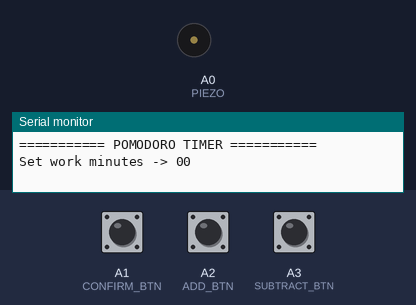
Simulated run of this sketch. Board: Arduino Uno, built with avr-gcc and run on an emulated ATmega328P. Parts: buzzer (waves = sounding), the last lines printed to the serial monitor. Inputs (shaded band) come from the test bench; at power-on: A1 (CONFIRM_BTN) HIGH, A2 (ADD_BTN) HIGH, A3 (SUBTRACT_BTN) HIGH.

Above: at 1.2 s.
1.3 s: A1 (CONFIRM_BTN) pulled LOW for 0.15 s
2.9 s: A2 (ADD_BTN) pulled LOW for 0.15 s
4.5 s: A1 (CONFIRM_BTN) pulled LOW for 1 s
7.0 s: A1 (CONFIRM_BTN) pulled LOW for 0.15 s
At 7.31 s:
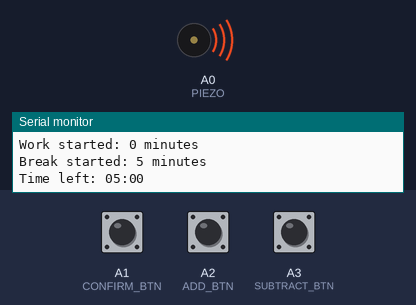
9.0 s: A1 (CONFIRM_BTN) pulsed LOW 5 times (0.12 s each, 0.3 s apart)
At 10.3 s:
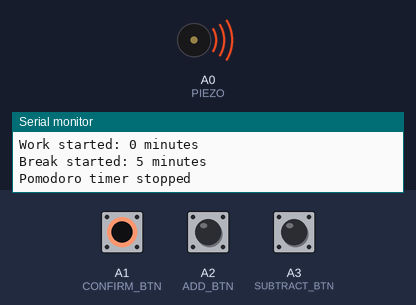
Timing chart, 0 to 12.0 s (numbered marks = the images above; inputs shaded):
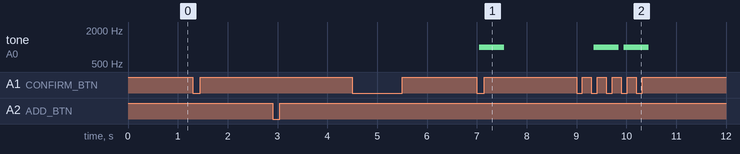

Measured:
- after the input at 7.0 s, tone on A0 (PIEZO): silent → 1000 Hz after 0.05 s, → silent 0.50 s later
- after the input at 9.0 s, tone on A0 (PIEZO): alternates 1000 Hz for 0.50 s and silent for 0.10 s, 4 changes in all, then stays silent, starting after 0.35 s

The sketch:

Pomodoro-Timer.ino
```cpp
// =================== Pomodoro Timer ===================
// Button pins
const byte CONFIRM_BTN = A1;
const byte ADD_BTN = A2;
const byte SUBTRACT_BTN = A3;

// Piezo pin
const byte PIEZO = A0;

// Button states
int lastConfirmState = HIGH;
int lastAddState = HIGH;
int lastSubtractState = HIGH;
int confirmState = HIGH;
int addState = HIGH;
int subtractState = HIGH;

// Debounce helpers
unsigned long lastDebounceTimeConfirm = 0;
unsigned long lastDebounceTimeAdd = 0;
unsigned long lastDebounceTimeSubtract = 0;
const unsigned long debounceDelay = 50;

// Timer settings
int workMinutes = 0;
int breakMinutes = 0;
byte currentSetting = 0;
bool settingPomodoro = true;
bool pomodoroStarted = false;

// Phase tracking
bool isWorkPhase = true;
unsigned long phaseStartTime = 0;
unsigned long phaseDuration = 0;
int completedWorkSessions = 0;

// Setup
void setup() {
  pinMode(CONFIRM_BTN, INPUT_PULLUP);
  pinMode(ADD_BTN, INPUT_PULLUP);
  pinMode(SUBTRACT_BTN, INPUT_PULLUP);
  pinMode(PIEZO, OUTPUT);

  Serial.begin(9600);
  Serial.println("=========== POMODORO TIMER ===========");
  Serial.print("Set work minutes -> ");
  Serial.println(formatTimeValue(workMinutes));
}

// Main loop
void loop() {
  if (settingPomodoro) {
    debounceBtn(CONFIRM_BTN, &confirmState, &lastConfirmState, &lastDebounceTimeConfirm, []() {
      if (currentSetting == 0) {
        Serial.print("Work minutes set -> ");
        Serial.println(formatTimeValue(workMinutes));
        currentSetting = 1;
        Serial.print("Set break minutes -> ");
        Serial.println(formatTimeValue(breakMinutes));
      } else if (currentSetting == 1) {
        Serial.print("Break minutes set -> ");
        Serial.println(formatTimeValue(breakMinutes));
        Serial.print("Pomodoro: ");
        Serial.print(workMinutes);
        Serial.print("W ");
        Serial.print(breakMinutes);
        Serial.println("B");
        settingPomodoro = false;
      }
    });

    debounceBtn(ADD_BTN, &addState, &lastAddState, &lastDebounceTimeAdd, []() {
      if (currentSetting == 0) {
        workMinutes += 5;
        Serial.print("Work: ");
        Serial.println(formatTimeValue(workMinutes));
      } else if (currentSetting == 1) {
        breakMinutes += 5;
        Serial.print("Break: ");
        Serial.println(formatTimeValue(breakMinutes));
      }
    });

    debounceBtn(SUBTRACT_BTN, &subtractState, &lastSubtractState, &lastDebounceTimeSubtract, []() {
      if (currentSetting == 0 && workMinutes >= 5) {
        workMinutes -= 5;
        Serial.print("Work: ");
        Serial.println(formatTimeValue(workMinutes));
      } else if (currentSetting == 1 && breakMinutes >= 5) {
        breakMinutes -= 5;
        Serial.print("Break: ");
        Serial.println(formatTimeValue(breakMinutes));
      }
    });

  } else {
    debounceBtn(CONFIRM_BTN, &confirmState, &lastConfirmState, &lastDebounceTimeConfirm, []() {
      if (pomodoroStarted) {
        Serial.println("Pomodoro timer stopped");
        pomodoroStarted = false;
      } else {
        Serial.println("Pomodoro timer started");
        pomodoroStarted = true;
        isWorkPhase = true;
        completedWorkSessions = 0;
        phaseStartTime = millis();
        phaseDuration = workMinutes * 60000UL;
        Serial.print("Work started: ");
        Serial.print(workMinutes);
        Serial.println(" minutes");
      }
    });

    if (pomodoroStarted) {
      handlePomodoroCd();
    }
  }
}

// Handle the countdown logic
void handlePomodoroCd() {
  unsigned long currentTime = millis();

  if (currentTime - phaseStartTime >= phaseDuration) {
    tone(PIEZO, 1000, 500);  // Beep
    isWorkPhase = !isWorkPhase;

    if (isWorkPhase) {
      // Start work
      Serial.print("Work started: ");
      Serial.print(workMinutes);
      Serial.println(" minutes");

      phaseDuration = workMinutes * 60000UL;
      phaseStartTime = currentTime;
    } else {
      // Work just completed
      completedWorkSessions++;

      int breakLength = breakMinutes;
      if (completedWorkSessions % 4 == 0) {
        breakLength *= 4;
        Serial.print("Long break started: ");
      } else {
        Serial.print("Break started: ");
      }

      Serial.print(breakLength);
      Serial.println(" minutes");

      phaseDuration = breakLength * 60000UL;
      phaseStartTime = currentTime;
    }
  }

  // Display time left every second
  static unsigned long lastUpdate = 0;
  if (currentTime - lastUpdate >= 1000) {
    lastUpdate = currentTime;
    unsigned long timeLeft = (phaseDuration - (currentTime - phaseStartTime)) / 1000;
    int mins = timeLeft / 60;
    int secs = timeLeft % 60;
    Serial.print("Time left: ");
    Serial.print(formatTimeValue(mins));
    Serial.print(":");
    Serial.println(formatTimeValue(secs));
  }
}

// Format time values
String formatTimeValue(int value) {
  if (value < 10) return "0" + String(value);
  return String(value);
}

// Debounce button utility
void debounceBtn(byte btnPin, int* btnState, int* lastBtnState, unsigned long* lastDebounceTime, void (*callback)()) {
  int reading = digitalRead(btnPin);

  if (reading != *lastBtnState) {
    *lastDebounceTime = millis();
  }

  if ((millis() - *lastDebounceTime) > debounceDelay) {
    if (reading != *btnState) {
      *btnState = reading;
      if (*btnState == LOW) {
        callback();
      }
    }
  }

  *lastBtnState = reading;
}
```
